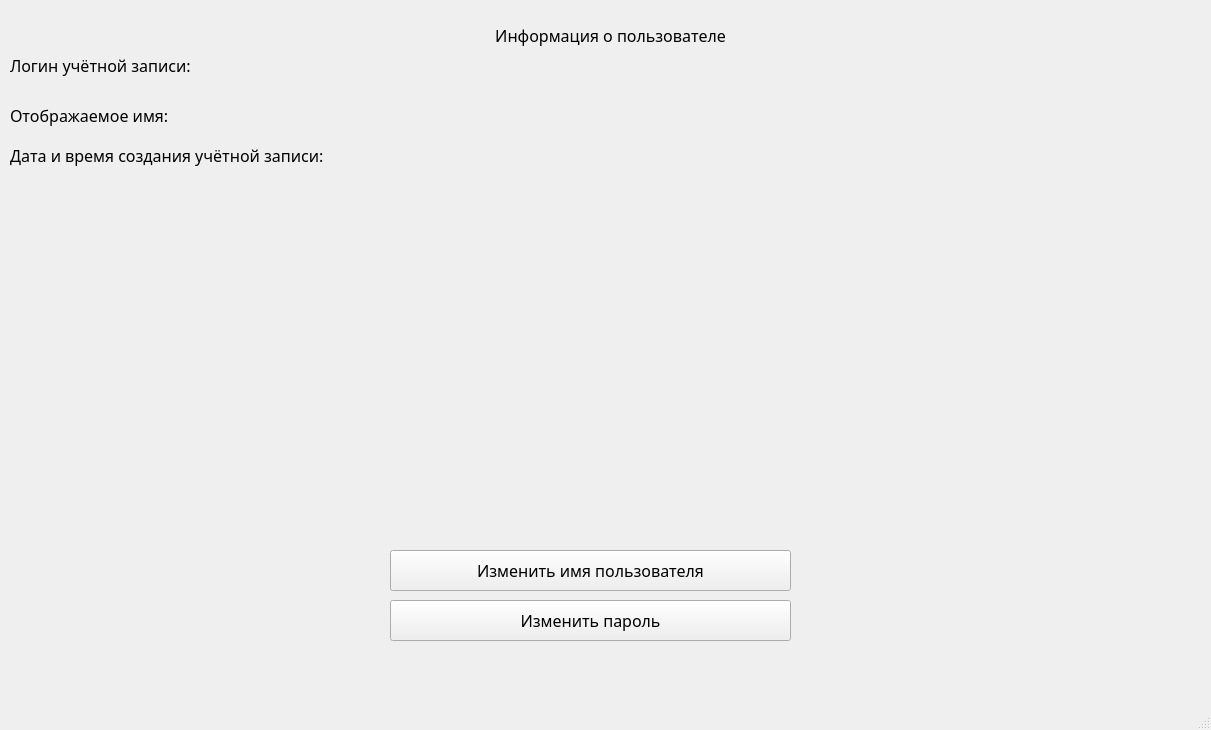
<?xml version="1.0" encoding="UTF-8"?>
<ui version="4.0">
 <class>UserInfoWindow</class>
 <widget class="QMainWindow" name="UserInfoWindow">
  <property name="geometry">
   <rect>
    <x>0</x>
    <y>0</y>
    <width>1211</width>
    <height>730</height>
   </rect>
  </property>
  <property name="windowTitle">
   <string>Информация о пользователе</string>
  </property>
  <widget class="QWidget" name="centralwidget">
   <widget class="QLabel" name="chatsLabel">
    <property name="geometry">
     <rect>
      <x>10</x>
      <y>20</y>
      <width>1201</width>
      <height>31</height>
     </rect>
    </property>
    <property name="font">
     <font>
      <family>Segoe Print</family>
      <pointsize>12</pointsize>
     </font>
    </property>
    <property name="text">
     <string>Информация о пользователе</string>
    </property>
    <property name="alignment">
     <set>Qt::AlignmentFlag::AlignCenter</set>
    </property>
    <property name="indent">
     <number>-1</number>
    </property>
   </widget>
   <widget class="QLabel" name="chatsLabel_2">
    <property name="geometry">
     <rect>
      <x>10</x>
      <y>100</y>
      <width>291</width>
      <height>31</height>
     </rect>
    </property>
    <property name="font">
     <font>
      <family>Segoe Print</family>
      <pointsize>12</pointsize>
     </font>
    </property>
    <property name="layoutDirection">
     <enum>Qt::LayoutDirection::LeftToRight</enum>
    </property>
    <property name="autoFillBackground">
     <bool>false</bool>
    </property>
    <property name="text">
     <string>Отображаемое имя: </string>
    </property>
    <property name="scaledContents">
     <bool>false</bool>
    </property>
    <property name="alignment">
     <set>Qt::AlignmentFlag::AlignLeading|Qt::AlignmentFlag::AlignLeft|Qt::AlignmentFlag::AlignVCenter</set>
    </property>
    <property name="indent">
     <number>-1</number>
    </property>
   </widget>
   <widget class="QLabel" name="chatsLabel_3">
    <property name="geometry">
     <rect>
      <x>10</x>
      <y>50</y>
      <width>291</width>
      <height>31</height>
     </rect>
    </property>
    <property name="font">
     <font>
      <family>Segoe Print</family>
      <pointsize>12</pointsize>
     </font>
    </property>
    <property name="text">
     <string>Логин учётной записи:</string>
    </property>
    <property name="alignment">
     <set>Qt::AlignmentFlag::AlignLeading|Qt::AlignmentFlag::AlignLeft|Qt::AlignmentFlag::AlignVCenter</set>
    </property>
    <property name="indent">
     <number>-1</number>
    </property>
   </widget>
   <widget class="QLabel" name="chatsLabel_4">
    <property name="geometry">
     <rect>
      <x>10</x>
      <y>140</y>
      <width>401</width>
      <height>31</height>
     </rect>
    </property>
    <property name="font">
     <font>
      <family>Segoe Print</family>
      <pointsize>12</pointsize>
     </font>
    </property>
    <property name="text">
     <string>Дата и время создания учётной записи:</string>
    </property>
    <property name="alignment">
     <set>Qt::AlignmentFlag::AlignLeading|Qt::AlignmentFlag::AlignLeft|Qt::AlignmentFlag::AlignVCenter</set>
    </property>
    <property name="indent">
     <number>-1</number>
    </property>
   </widget>
   <widget class="QPushButton" name="changeUsernameButton">
    <property name="enabled">
     <bool>true</bool>
    </property>
    <property name="geometry">
     <rect>
      <x>390</x>
      <y>550</y>
      <width>401</width>
      <height>41</height>
     </rect>
    </property>
    <property name="font">
     <font>
      <family>Segoe Print</family>
      <pointsize>12</pointsize>
     </font>
    </property>
    <property name="text">
     <string>Изменить имя пользователя</string>
    </property>
   </widget>
   <widget class="QPushButton" name="changeUsernameButton_2">
    <property name="enabled">
     <bool>true</bool>
    </property>
    <property name="geometry">
     <rect>
      <x>390</x>
      <y>600</y>
      <width>401</width>
      <height>41</height>
     </rect>
    </property>
    <property name="font">
     <font>
      <family>Segoe Print</family>
      <pointsize>12</pointsize>
     </font>
    </property>
    <property name="text">
     <string>Изменить пароль</string>
    </property>
   </widget>
  </widget>
  <widget class="QMenuBar" name="menubar">
   <property name="geometry">
    <rect>
     <x>0</x>
     <y>0</y>
     <width>1211</width>
     <height>22</height>
    </rect>
   </property>
  </widget>
  <widget class="QStatusBar" name="statusbar"/>
 </widget>
 <resources/>
 <connections/>
</ui>
